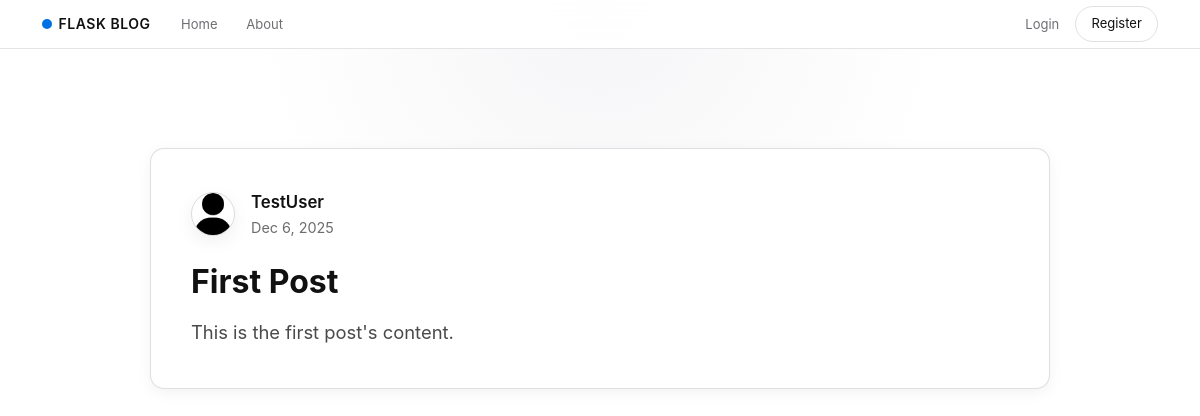
/post/1, run on the app's committed database.
### flaskblog/models.py (models this page shows, shortened)
class User(db.Model, UserMixin):
    id = db.Column(db.Integer, primary_key = True)
    username = db.Column(db.String(20), unique=True, nullable=False)
    email = db.Column(db.String(120), unique=True, nullable=False)
    image_file = db.Column(db.String(20), nullable=False, default='default.jpg')
    password = db.Column(db.String(60), nullable=False)
    posts = db.relationship('Post', backref='author', lazy=True)

class Post(db.Model):
    id = db.Column(db.Integer, primary_key = True)
    title = db.Column(db.String(100), nullable=False)
    date_posted = db.Column(db.DateTime(timezone=True), nullable=False, default=lambda: datetime.now(timezone.utc))
    content = db.Column(db.Text, nullable=False)
    user_id = db.Column(db.Integer, db.ForeignKey('user.id'), nullable=False)

### flaskblog/routes.py (the view)
@app.route("/post/<post_id>")
def post(post_id):
    post = Post.query.get_or_404(post_id)
    return render_template('post.html', title=post.title, post=post)

### flaskblog/templates/post.html (shortened to what this page needs)
{% extends "layout.html" %} {% block content %}
<article class="content-section post-card improved-post-card">
  <div class="post-header d-flex justify-content-between align-items-start">
    <div class="d-flex align-items-center">
      <img
        class="story-avatar me-3"
        src="{{ url_for('static', filename='profile_pics/' ~ post.author.image_file) }}"
        alt="{{ post.author.username }}'s avatar"
      />
      <div>
        <div class="post-author">{{ post.author.username }}</div>
        <div class="post-date">
          {{ post.date_posted.strftime('%b %-d, %Y') }}
        </div>
      </div>
    </div>
  </div>
  <h2 class="post-title mt-4">{{ post.title }}</h2>
  <div class="post-content mt-3">{{ post.content }}</div>
</article>
{% endblock %}

### flaskblog/static/main.css (style rules this page uses)
:root { --primary-color: #111111; --primary-muted: #1d1d1f; --accent-color: #0071e3; --accent-soft: #e8f0ff; --text-primary: #111111; --text-secondary: #6e6e73; --text-tertiary: #a1a1a6; --bg-primary: #ffffff; --bg-secondary: #fbfbfd; --bg-elevated: #ffffff; --border-color: #d2d2d7; --radius-soft: 18px; --shadow-soft: 0 18px 40px rgba(0, 0, 0, 0.08); --shadow-subtle: 0 1px 3px rgba(0, 0, 0, 0.08); }
* { margin: 0; padding: 0; box-sizing: border-box; }
body { font-family: -apple-system, BlinkMacSystemFont, "SF Pro Text", system-ui, "Segoe UI", Roboto, "Helvetica Neue", Arial, sans-serif; background: radial-gradient(circle at top, #f5f5f7 0, #ffffff 45%); color: var(--text-primary); line-height: 1.6; -webkit-font-smoothing: antialiased; -moz-osx-font-smoothing: grayscale; }
h1, h2, h3, h4, h5, h6 { color: var(--text-primary); font-weight: 600; line-height: 1.2; margin-bottom: 1rem; }
.content-section { background: var(--bg-elevated); border-radius: var(--radius-soft); padding: 2.5rem; margin: 2rem 0; border: 1px solid rgba(210, 210, 215, 0.7); box-shadow: var(--shadow-subtle); }
.post-card { border-radius: 16px; border: 1px solid rgba(210, 210, 215, 0.7); padding: 1.6rem; background: var(--bg-elevated); box-shadow: var(--shadow-subtle); max-width: 900px; margin: 1.25rem auto; }
.story-avatar { width: 44px; height: 44px; border-radius: 50%; object-fit: cover; border: 1px solid rgba(210, 210, 215, 0.8); box-shadow: 0 6px 18px rgba(15, 23, 42, 0.06); }
.improved-post-card { padding: 2.5rem; border-radius: 14px; background: #ffffff; box-shadow: 0 4px 15px rgba(0, 0, 0, 0.05); }
.post-header { gap: 1rem; }
.post-author { font-weight: 600; font-size: 1.05rem; }
.post-date { color: #6d6d6d; font-size: 0.9rem; }
.post-title { font-size: 2rem; font-weight: 700; margin-bottom: 0.6rem; }
.post-content { font-size: 1.15rem; color: #4a4a4a; line-height: 1.65; }

### data on the page
User: image_file (placeholder picture), author.username "TestUser"
Post: date_posted "Dec 6, 2025", title "First Post", content "This is the first post's content."
